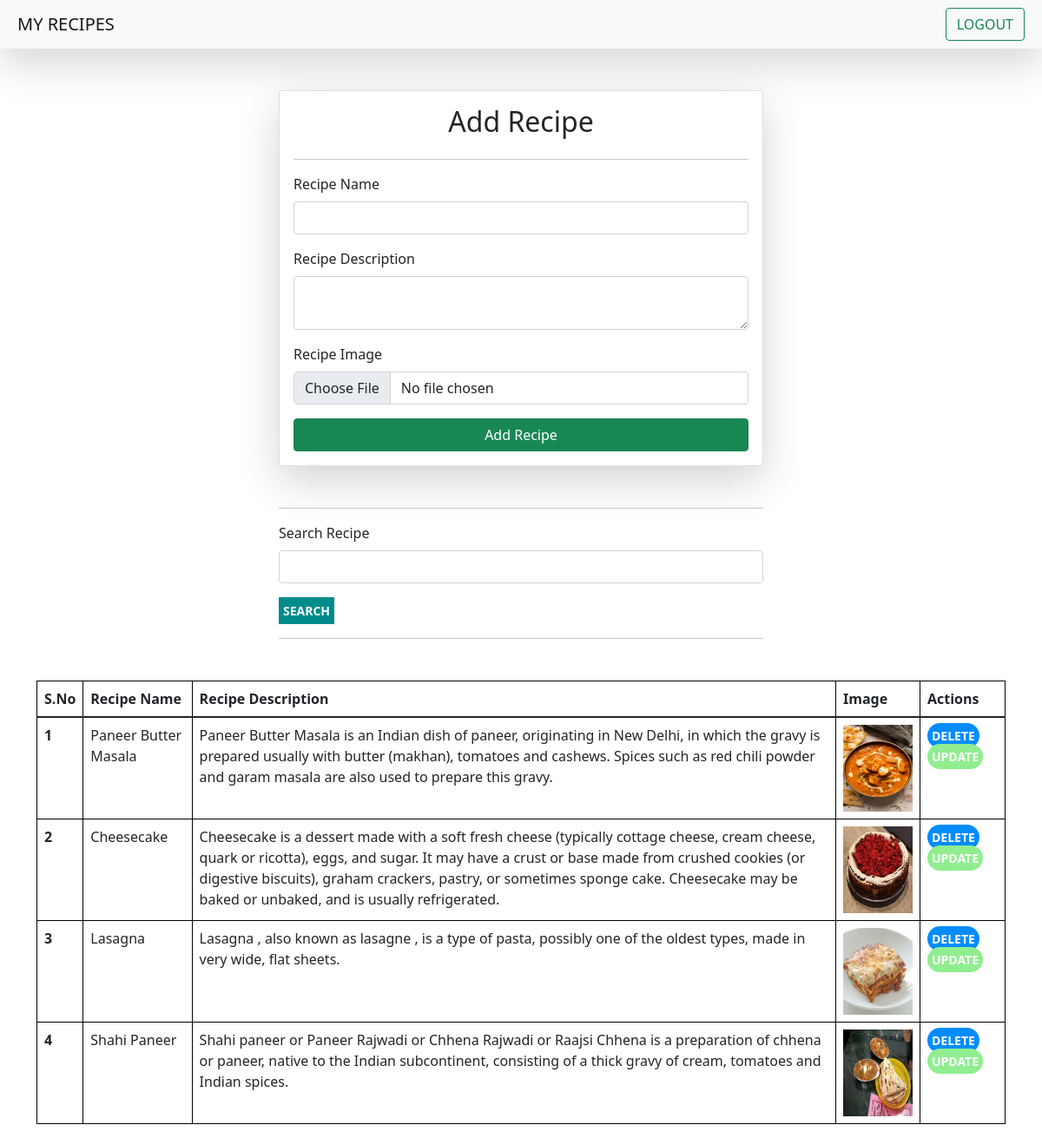
The app's page /recipes/ (signed in) with its own data.
### vege/models.py (models this page shows, shortened)
class recipe(models.Model):
    user = models.ForeignKey(User, on_delete= models.SET_NULL, null=True , blank = True )
    slug = models.SlugField(unique=True)
    rname = models.CharField(max_length=100)
    rdescription = models.TextField()
    rimage = models.ImageField()
    file = models.FileField()
    rviewcount = models.IntegerField(default=1)
    is_deleted = models.BooleanField(default=False)
    objects = recipemanager()
    admin_objects = models.Manager()

### vege/views.py (the view, shortened to what this page needs)
# urls.py: path('recipes/',recipes,name = "recipes"),
@login_required(login_url="/login/")
def recipes(req):
    queryset = recipe.objects.all()
    if req.GET.get('search'):
        queryset= queryset.filter(rname__icontains = req.GET.get('search'))
    context = {'recipes':queryset}
    return render(req,'recipes.html',context)

### vege/models.py (called while the page is built)
    def get_queryset(self):
        return super().get_queryset().filter(is_deleted = False)

### vege/templates/recipes.html (shortened to what this page needs)
{% extends "base.html" %}
{% block start %}
<div class = "container mt-5">
    <form class="col-6 mx-auto card p-3 shadow-lg" method="post" enctype="multipart/form-data">
        <h2 align = 'center'>Add Recipe</h2>
        <hr>
        <div class="mb-3">
          <label for="exampleInputEmail1" class="form-label">Recipe Name</label>
          <input name = "rname" required type="text" class="form-control">
        </div>
        <div class="mb-3">
          <label for="exampleInputPassword1" class="form-label">Recipe Description</label>
          <textarea class = "form-control" name = "rdescription"  required ></textarea>
        </div>
        <div class="mb-3">
            <label for="exampleInputPassword1" class="form-label">Recipe Image</label>
            <input name = "rimage" type="file" class="form-control">
          </div>
        <button type="submit" class="btn btn-success">Add Recipe</button>
      </form>
      <div class="mt-5">
      <div class="mx-auto col-6">
        <form>
        <hr>
        <div class="mb-3">
          <label for="exampleInputEmail1" class="form-label">Search Recipe</label>
          <input name = "search"  type="text" class="form-control">
        </div>
        <button type ="submit" class="search">SEARCH</button>
        <hr>
      </form>
      </div>
      </div>
      <table class="table mt-5">
        <thead>
          <tr>
            <th scope="col">S.No</th>
            <th scope="col">Recipe Name</th>
            <th scope="col">Recipe Description</th>
            <th scope="col">Image</th>
            <th scope="col">Actions</th>
          </tr>
        </thead>
        <tbody>
        {% for recipe in recipes%}
          <tr>
            <th scope="row">{{forloop.counter}}</th>
            <td>{{recipe.rname}}</td>
            <td>{{recipe.rdescription}}</td>
            <td><img src="/media/{{recipe.rimage}}" style = "height: 100px; width : 80px"></td>
            <td>
                <a href = "/deleterecipe/{{recipe.id}}/" class = "delete m-20">DELETE</a>
                <a href = "/updaterecipe/{{recipe.slug}}/" class = "update m-20">UPDATE</a>
            </td>
          </tr>
        {%endfor%}
        </tbody>
      </table>
</div>
{% endblock %}

### home/templates/base.html (shortened to what this page needs)
<!DOCTYPE html>
<html lang="en">
<head>
    <link href="https://cdn.jsdelivr.net/npm/bootstrap@5.1.3/dist/css/bootstrap.min.css" rel="stylesheet">
</head>
<body>
    <nav class="navbar p-2 navbar-light bg-light shadow-lg">
        <div class="container-fluid">
          <a class="navbar-brand">MY RECIPES</a>
          <form class="d-flex">
                {% if request.user.is_authenticated %}
                    <a href = "/logout/" class="btn btn-outline-success" type="submit">LOGOUT</a>
                {% else %}
                    <a href = "/login/" class="btn btn-outline-success" type="submit">LOGIN</a>
                {% endif %}
          </form>
        </div>
      </nav>
    {% block start %}
    {% endblock %}
</body>
</html>

### home/templates/base.html (style rules this page uses)
table, th, td { border: 1px solid black; }

### vege/templates/recipes.html (style rules this page uses)
.delete { border :none ; color :white; background-color: #008cff; border-radius: 18px; padding-left: 5px; padding-top: 5px; padding-bottom: 5px; padding-right: 5px; font-size: 14px; font-weight: bold; text-decoration: none; }
.update { border :none ; color :white; background-color: lightgreen; border-radius: 18px; padding-left: 5px; padding-top: 5px; padding-bottom: 5px; padding-right: 5px; font-size: 14px; font-weight: bold; text-decoration: none; }
.search { border :none ; color :white; background-color: darkcyan; padding-left: 5px; padding-top: 5px; padding-bottom: 5px; padding-right: 5px; font-size: 14px; font-weight: bold; text-decoration: none; }

### records on screen
recipe: rname "Paneer Butter Masala", rdescription "Paneer Butter Masala is an Indian dish of paneer, originating in New Delhi, in which the gravy is prepared usually with butter (makhan), tomatoes and cashews. Spices such as red chili powder and garam masala are also used to prepare this gravy.", rimage (picture)
recipe: rname "Cheesecake", rdescription "Cheesecake is a dessert made with a soft fresh cheese (typically cottage cheese, cream cheese, quark or ricotta), eggs, and sugar. It may have a crust or base made from crushed cookies (or digestive biscuits), graham crackers, pastry, or sometimes sponge cake. Cheesecake may be baked or unbaked, and is usually refrigerated.", rimage (picture)
recipe: rname "Lasagna", rdescription "Lasagna , also known as lasagne , is a type of pasta, possibly one of the oldest types, made in very wide, flat sheets.", rimage (picture)
recipe: rname "Shahi Paneer", rdescription "Shahi paneer or Paneer Rajwadi or Chhena Rajwadi or Raajsi Chhena is a preparation of chhena or paneer, native to the Indian subcontinent, consisting of a thick gravy of cream, tomatoes and Indian spices.", rimage (picture)
